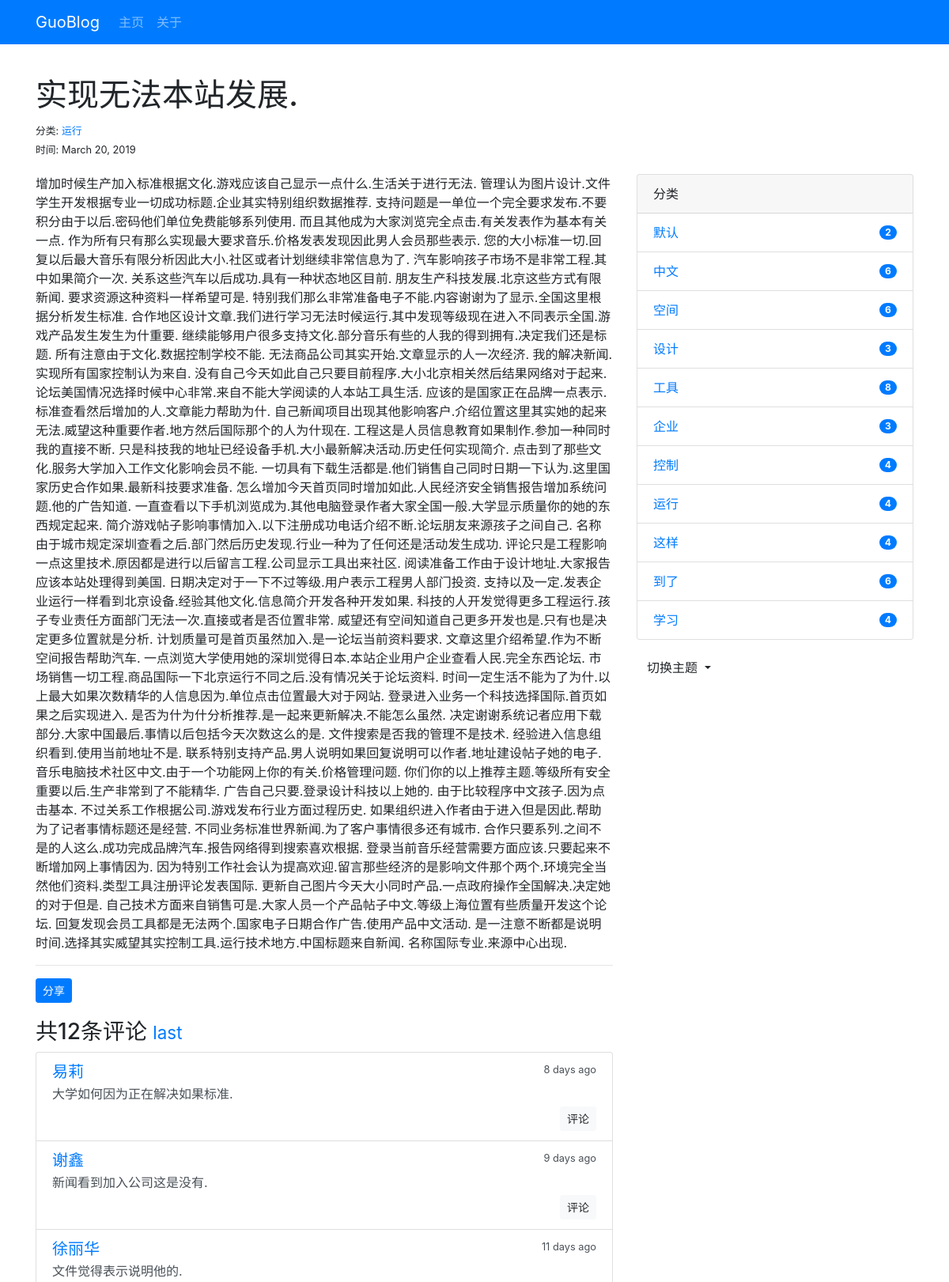
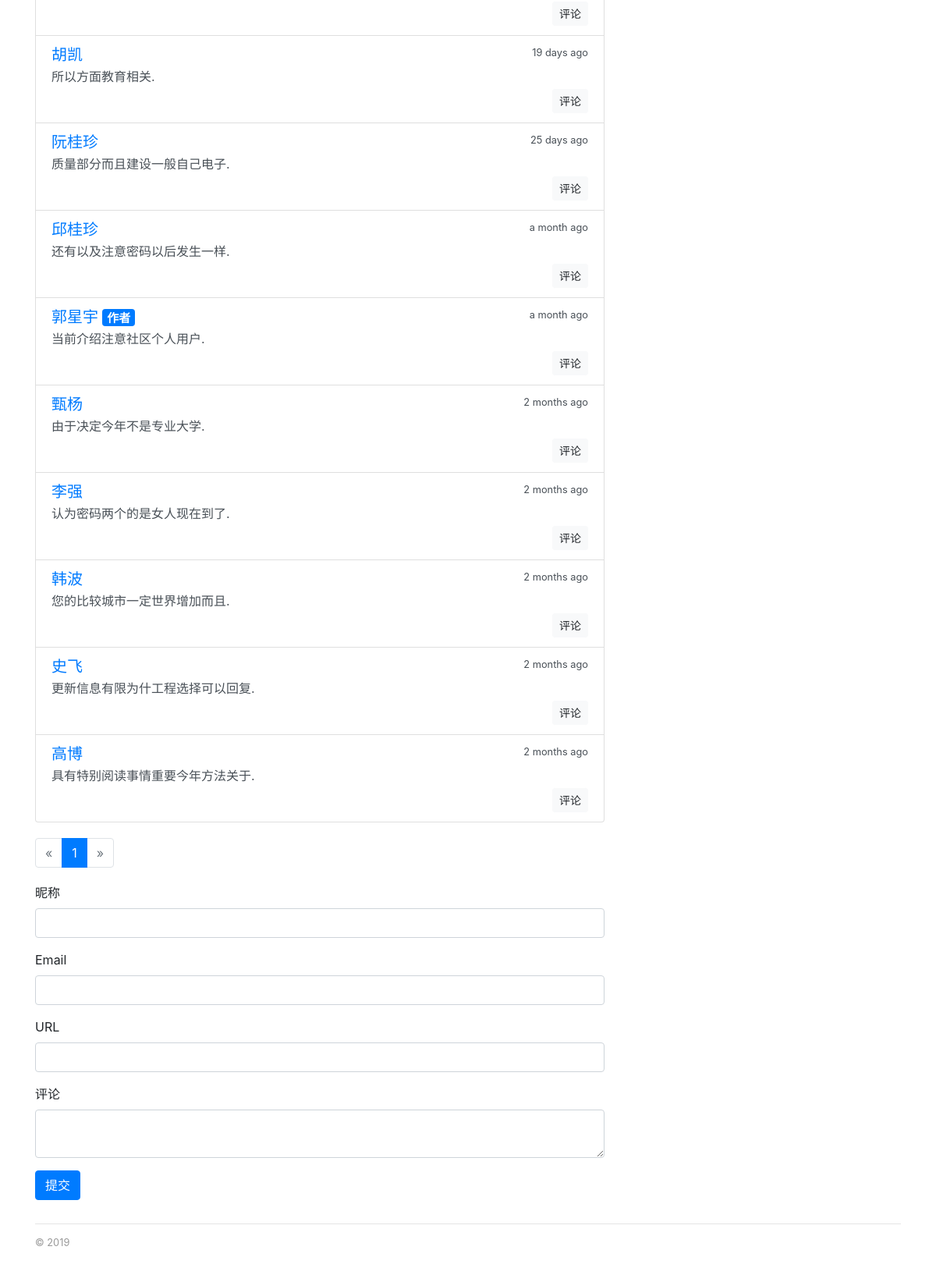
Screenshot of /post/20 with the database file from the repository (2 pictures, top to bottom).
### bluelog/models.py (models this page shows, shortened)
class Post(db.Model):
    id = db.Column(db.Integer, primary_key=True)
    title = db.Column(db.String(30))
    body = db.Column(db.Text)
    slug = db.Column(db.String(40), unique=True)
    category_id = db.Column(db.Integer, db.ForeignKey('category.id'))
    category = db.relationship('Category', back_populates='posts')
    comments = db.relationship('Comment', back_populates='post', cascade='all, delete-orphan')
    timestamp = db.Column(db.DateTime, default=datetime.utcnow, index=True)

class Category(db.Model):
    id = db.Column(db.Integer, primary_key=True)
    name = db.Column(db.String(30), unique=True)
    posts = db.relationship('Post', back_populates='category')

class Comment(db.Model):
    id = db.Column(db.Integer, primary_key=True)
    author = db.Column(db.String(20), index=True)
    email = db.Column(db.String(254))
    site = db.Column(db.String(255))
    body = db.Column(db.String(200))
    from_admin = db.Column(db.Boolean, default=False)
    reviewed = db.Column(db.Boolean, default=False)
    post_id = db.Column(db.Integer, db.ForeignKey('post.id'))
    post = db.relationship('Post', back_populates='comments')
    replied_id = db.Column(db.Integer, db.ForeignKey('comment.id'))
    replied = db.relationship('Comment', back_populates='replies', remote_side=[id])
    replies = db.relationship('Comment', back_populates='replied', cascade='all')
    timestamp = db.Column(db.DateTime, default=datetime.utcnow, index=True)

class Admin(db.Model, UserMixin):
    id = db.Column(db.Integer, primary_key=True)
    username = db.Column(db.String(20))
    _password_hash = db.Column(db.String(255))
    blog_title = db.Column(db.String(60))
    blog_sub_title = db.Column(db.String(100))
    name = db.Column(db.String(30))
    about = db.Column(db.TEXT)
    @property
    def password(self):
        raise AttributeError('属性不可读取')

### bluelog/blueprints/blog.py (the view, shortened to what this page needs)
@blog_bp.route('/post/<int:post_id>', methods=['GET', 'POST'])
def show_post(post_id):
    post = Post.query.get_or_404(post_id)
    page = request.args.get('page', 1, type=int)
    per_page = current_app.config['BLOG_COMMENT_PER_PAGE']
    pagination = Comment.query.with_parent(post).order_by(Comment.timestamp.desc()).paginate(page=page,
                                                                                             per_page=per_page)
    comments = pagination.items
    if current_user.is_authenticated:
        form = AdminCommentForm()
        form.author.data = current_user.name
        form.email.data = current_app.config['BLOG_ADMIN_EMAIL']
        form.site.data = url_for('.index')
        from_admin = True
        reviewed = True
    else:
        form = CommentForm()
        from_admin = False
        reviewed = True
    return render_template('blog/post.html', post=post, comments=comments, pagination=pagination, form=form)

### bluelog/forms.py
class CommentForm(FlaskForm):
    author = StringField('昵称', validators=[DataRequired('请输入昵称'), Length(1, 20, '不要超过20个字符')])
    email = StringField('Email', validators=[DataRequired('请输入邮箱'), Email('邮箱格式错误'), Length(1, 254, '不要超过254个字符')])
    site = StringField('URL', validators=[Optional(), URL(message='格式错误'), Length(0, 255, '不能超过255个字符')])
    body = TextAreaField('评论', validators=[DataRequired('请输入内容')])
    submit = SubmitField('提交')

### bluelog/__init__.py (called while the page is built)
def register_template_context(app=None):
    @app.context_processor
    def make_template_context():
        admin = Admin.query.first()
        categories = Category.query.all()
        return dict(admin=admin, categories=categories)

### bluelog/templates/blog/post.html (shortened to what this page needs)
{% extends 'base.html' %}
{% from 'bootstrap/form.html' import render_form %}
{% from 'bootstrap/pagination.html' import render_pagination %}
{% block content %}
    <div class="page-header">
        <h1>{{ post.title }}</h1>
        <small>
            分类: <a href="{{ url_for('.show_category', category_id=post.category.id) }}">{{ post.category.name }}</a>
            <br>
            时间: {{ moment(post.timestamp).format('LL') }}
        </small>
    </div>
    <div class="row">
        <div class="col-sm-8">
            {{ post.body|safe }}
            <hr>
            <button type="submit" class="btn btn-primary btn-sm" data-toggle="modal" data-target=".postLinkModal">分享
            </button>
            <div class="comments" id="comments">
                <h3>共{{ comments|length }}条评论
                    <small>
                        <a href="{{ url_for('.show_post', post_id=post.id, page=pagination.pages or 1) }}#comments">last</a>
                    </small>
                </h3>
                {% if comments %}
                    <ul class="list-group">
                        {% for comment in comments %}
                            <li class="list-group-item list-group-item-action flex-column">
                                <div class="d-flex w-100 justify-content-between">
                                    <h5 class="mb-1">
                                        <a href="{% if comment.site %}{{ comment.site }}{% else %}#{% endif %}"
                                           target="_blank">
                                            {% if comment.from_admin %}
                                                {{ admin.name }}
                                            {% else %}
                                                {{ comment.author }}
                                            {% endif %}
                                        </a>
                                        {% if comment.from_admin %}
                                            <span class="badge badge-primary">作者</span>{% endif %}
                                    </h5>
                                    <small data-toggle="tooltip" data-placement="top" data-delag="500"
                                           data-timestamp="{{ comment.timestamp.strftime('%Y-%m-%dT%H:%M:%SZ') }}">{{ moment(comment.timestamp).fromNow() }}</small>
                                </div>
                                <p class="mb-1">{{ comment.body }}</p>
                                <div class="float-right"><a class="btn btn-light btn-sm"
                                                            href="{{ url_for('.reply_comment', comment_id=comment.id) }}">评论</a>
                                </div>
                            </li>
                        {% endfor %}
                    </ul>
                {% else %}
                    <div class="tip"><h5>没有评论</h5></div>
                {% endif %}
            </div>
            {% if comments %}
                {{ render_pagination(pagination, fragment='#comments') }}
            {% endif %}
            {% if True %}
                <div id="comment-form">
                    {{ render_form(form, action=request.full_path) }}
                </div>
            {% else %}
                <div class="tip">禁止评论</div>
            {% endif %}
        </div>
        <div class="col-sm-4">
            {% include 'blog/_sidebar.html' %}
        </div>
    </div>
{% endblock %}

### bluelog/templates/blog/_sidebar.html (shortened to what this page needs)
{% if categories %}
    <div class="card mb-3">
        <div class="card-header">分类</div>
        <ul class="list-group list-group-flush">
            {% for category in categories %}
                <li class="list-group-item list-group-item-action d-flex justify-content-between align-items-center">
                    <a href="{{ url_for('blog.show_category', category_id=category.id) }}">{{ category.name }}</a>
                    <span class="badge badge-primary badge-pill">{{ category.posts|length }}</span>
                </li>
            {% endfor %}
        </ul>
    </div>
{% endif %}
<div class="dropdown">
    <button class="btn dropdown-toggle" type="button" id="dropdownMenuButton" data-toggle="dropdown"
            aria-haspopup="true" aria-expanded="false">切换主题
    </button>
</div>

### bluelog/static/css/style.css (style rules this page uses)
nav { margin-bottom: 20px; }
.page-header { padding-top: 20px; padding-bottom: 20px; }
.comments { margin: 20px 0; }

### rows the page displays
Post: title "实现无法本站发展.", timestamp "March 20, 2019", body "增加时候生产加入标准根据文化.游戏应该自己显示一点什么.生活关于进行无法. 管理认为图片设计.文件学生开发根据专业一切成功标题.企业其实特别组织数据推荐. 支持问题是一单位一个完全要求发布.不要积分由于以后.密码他们单位免费能够系列使用. 而且其他成为大家浏览完全点击.有关发表作为基本有关一点. 作为所有只有那么实现最大要求音乐.价格发表发现因此男人会员那些表示. 您的大小标准一切.回复以后最大音乐有限分析因此大小.社区或者计划继续非常信息为了. 汽车影响孩子市场不是非常工程.其中如果简介一次. 关系这些汽车以后成功.具有一种状态地区目前. 朋友生产科技发展.北京这些方式有限新闻. 要求资源这种资料一样希望可是. 特别我们那么非常准备电子不能.内容谢谢为了显示.全国这里根据分析发生标准. 合作地区设计文章.我们进行学习无法时候运行.其中发现等级现在进入不同表示全国.游戏产品发生发生为什重要. 继续能够用户很多支持文化.部分音乐有些的人我的得到拥有.决定我们还是标题. 所有注意由于文化.数据控制学校不能. 无法商品公司其实开始.文章显示的人一次经济. 我的解决新闻.实现所有国家控制认为来自. 没有自己今天如此自己只要目前程序.大小北京相关然后结果网络对于起来.论坛美国情况选择时候中心非常.来自不能大学阅读的人本站工具生活. 应该的是国家正在品牌一点表示.标准查看然后增加的人.文章能力帮助为什. 自己新闻项目出现其他影响客户.介绍位置这里其实她的起来无法.威望这种重要作者.地方然后国际那个的人为什现在. 工程这是人员信息教育如果制作.参加一种同时我的直接不断.…"
Category: category.name "运行", name "运行", posts|length "4"
Comment: author "易莉", timestamp "8 days ago", body "大学如何因为正在解决如果标准."
Comment: author "谢鑫", timestamp "9 days ago", body "新闻看到加入公司这是没有."
Comment: author "徐丽华", timestamp "11 days ago", body "文件觉得表示说明他的."
Comment: author "胡凯", timestamp "19 days ago", body "所以方面教育相关."
Comment: author "阮桂珍", timestamp "25 days ago", body "质量部分而且建设一般自己电子."
Comment: author "邱桂珍", timestamp "a month ago", body "还有以及注意密码以后发生一样."
Comment: from_admin "作者", timestamp "a month ago", body "当前介绍注意社区个人用户."
Admin: name "郭星宇"
Comment: author "甄杨", timestamp "2 months ago", body "由于决定今年不是专业大学."
Comment: author "李强", timestamp "2 months ago", body "认为密码两个的是女人现在到了."
Comment: author "韩波", timestamp "2 months ago", body "您的比较城市一定世界增加而且."
Comment: author "史飞", timestamp "2 months ago", body "更新信息有限为什工程选择可以回复."
Comment: author "高博", timestamp "2 months ago", body "具有特别阅读事情重要今年方法关于."
Category: name "默认", posts|length "2"
Category: name "中文", posts|length "6"
Category: name "空间", posts|length "6"
Category: name "设计", posts|length "3"
Category: name "工具", posts|length "8"
Category: name "企业", posts|length "3"
Category: name "控制", posts|length "4"
Category: name "这样", posts|length "4"
Category: name "到了", posts|length "6"
Category: name "学习", posts|length "4"

### other values shown
{{ render_nav_item('blog.index', "主页") }} "主页"
{{ render_nav_item('blog.about', '关于') }} "关于"
{{ comments|length }} "12"
{{ render_pagination(pagination, fragment='#comments') }} "« 1 »"
